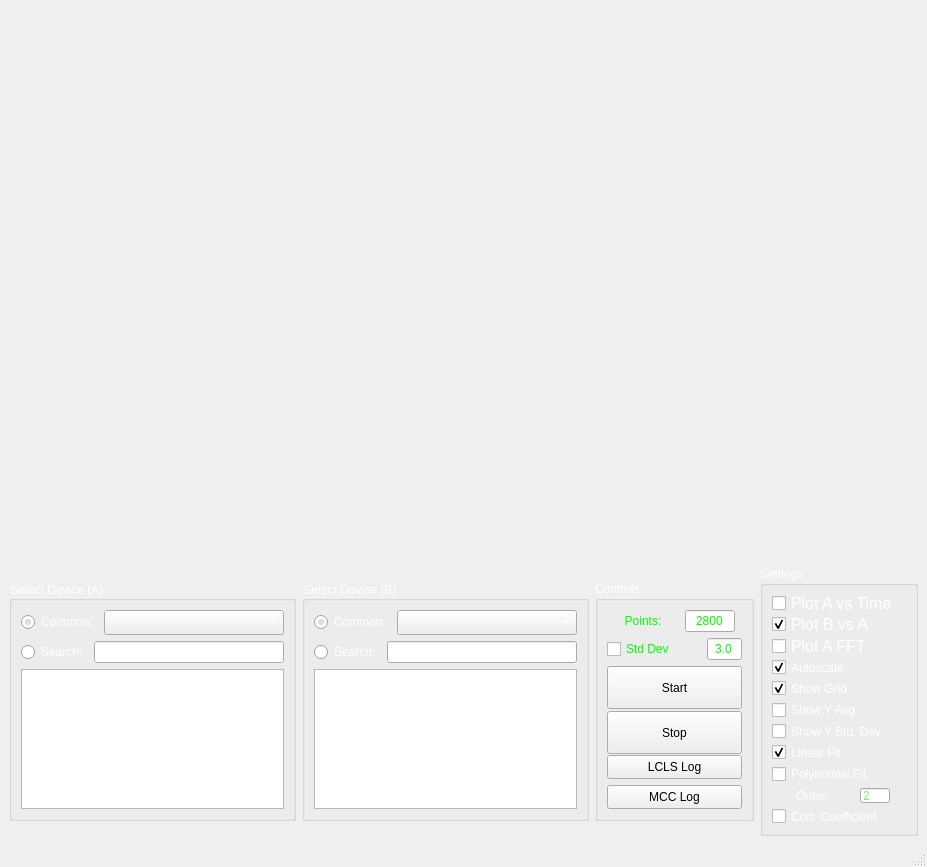
<?xml version="1.0" encoding="UTF-8"?>
<ui version="4.0">
 <class>RTBSA</class>
 <widget class="QMainWindow" name="RTBSA">
  <property name="geometry">
   <rect>
    <x>0</x>
    <y>0</y>
    <width>927</width>
    <height>867</height>
   </rect>
  </property>
  <property name="minimumSize">
   <size>
    <width>400</width>
    <height>400</height>
   </size>
  </property>
  <property name="contextMenuPolicy">
   <enum>Qt::ActionsContextMenu</enum>
  </property>
  <property name="windowTitle">
   <string>MainWindow</string>
  </property>
  <widget class="QWidget" name="centralwidget">
   <layout class="QGridLayout" name="gridLayout">
    <item row="0" column="0">
     <layout class="QVBoxLayout" name="verticalLayout_3">
      <item>
       <widget class="QWidget" name="widget" native="true">
        <property name="minimumSize">
         <size>
          <width>400</width>
          <height>400</height>
         </size>
        </property>
       </widget>
      </item>
      <item>
       <layout class="QHBoxLayout" name="horizontalLayout_2">
        <item>
         <widget class="QGroupBox" name="groupBox">
          <property name="maximumSize">
           <size>
            <width>310</width>
            <height>240</height>
           </size>
          </property>
          <property name="styleSheet">
           <string notr="true">QWidget{color:white}</string>
          </property>
          <property name="title">
           <string>Select Device (A)</string>
          </property>
          <layout class="QVBoxLayout" name="verticalLayout_7">
           <item>
            <layout class="QVBoxLayout" name="verticalLayout_6">
             <item>
              <layout class="QVBoxLayout" name="verticalLayout_5">
               <item>
                <layout class="QHBoxLayout" name="horizontalLayout_4">
                 <item>
                  <widget class="QRadioButton" name="common1_rb">
                   <property name="text">
                    <string>Common:</string>
                   </property>
                   <property name="checked">
                    <bool>true</bool>
                   </property>
                  </widget>
                 </item>
                 <item>
                  <widget class="QComboBox" name="common1">
                   <property name="minimumSize">
                    <size>
                     <width>180</width>
                     <height>25</height>
                    </size>
                   </property>
                  </widget>
                 </item>
                </layout>
               </item>
               <item>
                <layout class="QHBoxLayout" name="horizontalLayout_5">
                 <item>
                  <widget class="QRadioButton" name="enter1_rb">
                   <property name="text">
                    <string>Search:</string>
                   </property>
                   <property name="checked">
                    <bool>false</bool>
                   </property>
                  </widget>
                 </item>
                 <item>
                  <widget class="QLineEdit" name="enter1"/>
                 </item>
                </layout>
               </item>
              </layout>
             </item>
             <item>
              <widget class="QListWidget" name="listWidget"/>
             </item>
            </layout>
           </item>
          </layout>
         </widget>
        </item>
        <item>
         <widget class="QGroupBox" name="groupBox_2">
          <property name="maximumSize">
           <size>
            <width>310</width>
            <height>240</height>
           </size>
          </property>
          <property name="styleSheet">
           <string notr="true">QWidget{color:white}</string>
          </property>
          <property name="title">
           <string>Select Device (B)</string>
          </property>
          <layout class="QVBoxLayout" name="verticalLayout_8">
           <item>
            <layout class="QVBoxLayout" name="verticalLayout_9">
             <item>
              <layout class="QVBoxLayout" name="verticalLayout_10">
               <item>
                <layout class="QHBoxLayout" name="horizontalLayout_6">
                 <item>
                  <widget class="QRadioButton" name="common2_rb">
                   <property name="text">
                    <string>Common:</string>
                   </property>
                   <property name="checked">
                    <bool>true</bool>
                   </property>
                  </widget>
                 </item>
                 <item>
                  <widget class="QComboBox" name="common2">
                   <property name="minimumSize">
                    <size>
                     <width>180</width>
                     <height>25</height>
                    </size>
                   </property>
                  </widget>
                 </item>
                </layout>
               </item>
               <item>
                <layout class="QHBoxLayout" name="horizontalLayout_7">
                 <item>
                  <widget class="QRadioButton" name="enter2_rb">
                   <property name="text">
                    <string>Search:</string>
                   </property>
                   <property name="checked">
                    <bool>false</bool>
                   </property>
                  </widget>
                 </item>
                 <item>
                  <widget class="QLineEdit" name="enter2"/>
                 </item>
                </layout>
               </item>
              </layout>
             </item>
             <item>
              <widget class="QListWidget" name="listWidget_2"/>
             </item>
            </layout>
           </item>
          </layout>
         </widget>
        </item>
        <item>
         <widget class="QGroupBox" name="groupBox_4">
          <property name="maximumSize">
           <size>
            <width>310</width>
            <height>240</height>
           </size>
          </property>
          <property name="palette">
           <palette>
            <active>
             <colorrole role="WindowText">
              <brush brushstyle="SolidPattern">
               <color alpha="255">
                <red>255</red>
                <green>255</green>
                <blue>255</blue>
               </color>
              </brush>
             </colorrole>
            </active>
            <inactive>
             <colorrole role="WindowText">
              <brush brushstyle="SolidPattern">
               <color alpha="255">
                <red>255</red>
                <green>255</green>
                <blue>255</blue>
               </color>
              </brush>
             </colorrole>
            </inactive>
            <disabled>
             <colorrole role="WindowText">
              <brush brushstyle="SolidPattern">
               <color alpha="255">
                <red>146</red>
                <green>145</green>
                <blue>144</blue>
               </color>
              </brush>
             </colorrole>
            </disabled>
           </palette>
          </property>
          <property name="title">
           <string>Controls</string>
          </property>
          <layout class="QHBoxLayout" name="horizontalLayout_3">
           <item>
            <layout class="QVBoxLayout" name="verticalLayout_13">
             <item>
              <layout class="QHBoxLayout" name="horizontalLayout_8">
               <item>
                <widget class="QLabel" name="label_2">
                 <property name="sizePolicy">
                  <sizepolicy hsizetype="Preferred" vsizetype="Preferred">
                   <horstretch>200</horstretch>
                   <verstretch>0</verstretch>
                  </sizepolicy>
                 </property>
                 <property name="maximumSize">
                  <size>
                   <width>60</width>
                   <height>30</height>
                  </size>
                 </property>
                 <property name="palette">
                  <palette>
                   <active>
                    <colorrole role="WindowText">
                     <brush brushstyle="SolidPattern">
                      <color alpha="255">
                       <red>0</red>
                       <green>255</green>
                       <blue>0</blue>
                      </color>
                     </brush>
                    </colorrole>
                    <colorrole role="Text">
                     <brush brushstyle="SolidPattern">
                      <color alpha="255">
                       <red>100</red>
                       <green>255</green>
                       <blue>100</blue>
                      </color>
                     </brush>
                    </colorrole>
                   </active>
                   <inactive>
                    <colorrole role="WindowText">
                     <brush brushstyle="SolidPattern">
                      <color alpha="255">
                       <red>0</red>
                       <green>255</green>
                       <blue>0</blue>
                      </color>
                     </brush>
                    </colorrole>
                    <colorrole role="Text">
                     <brush brushstyle="SolidPattern">
                      <color alpha="255">
                       <red>100</red>
                       <green>255</green>
                       <blue>100</blue>
                      </color>
                     </brush>
                    </colorrole>
                   </inactive>
                   <disabled>
                    <colorrole role="WindowText">
                     <brush brushstyle="SolidPattern">
                      <color alpha="255">
                       <red>146</red>
                       <green>145</green>
                       <blue>144</blue>
                      </color>
                     </brush>
                    </colorrole>
                    <colorrole role="Text">
                     <brush brushstyle="SolidPattern">
                      <color alpha="255">
                       <red>165</red>
                       <green>164</green>
                       <blue>164</blue>
                      </color>
                     </brush>
                    </colorrole>
                   </disabled>
                  </palette>
                 </property>
                 <property name="layoutDirection">
                  <enum>Qt::LeftToRight</enum>
                 </property>
                 <property name="text">
                  <string>Points:</string>
                 </property>
                 <property name="alignment">
                  <set>Qt::AlignCenter</set>
                 </property>
                </widget>
               </item>
               <item>
                <widget class="QLineEdit" name="points">
                 <property name="sizePolicy">
                  <sizepolicy hsizetype="Expanding" vsizetype="Fixed">
                   <horstretch>200</horstretch>
                   <verstretch>0</verstretch>
                  </sizepolicy>
                 </property>
                 <property name="minimumSize">
                  <size>
                   <width>45</width>
                   <height>0</height>
                  </size>
                 </property>
                 <property name="maximumSize">
                  <size>
                   <width>50</width>
                   <height>25</height>
                  </size>
                 </property>
                 <property name="palette">
                  <palette>
                   <active>
                    <colorrole role="Text">
                     <brush brushstyle="SolidPattern">
                      <color alpha="255">
                       <red>0</red>
                       <green>255</green>
                       <blue>0</blue>
                      </color>
                     </brush>
                    </colorrole>
                   </active>
                   <inactive>
                    <colorrole role="Text">
                     <brush brushstyle="SolidPattern">
                      <color alpha="255">
                       <red>0</red>
                       <green>255</green>
                       <blue>0</blue>
                      </color>
                     </brush>
                    </colorrole>
                   </inactive>
                   <disabled>
                    <colorrole role="Text">
                     <brush brushstyle="SolidPattern">
                      <color alpha="255">
                       <red>165</red>
                       <green>164</green>
                       <blue>164</blue>
                      </color>
                     </brush>
                    </colorrole>
                   </disabled>
                  </palette>
                 </property>
                 <property name="layoutDirection">
                  <enum>Qt::LeftToRight</enum>
                 </property>
                 <property name="text">
                  <string>2800</string>
                 </property>
                 <property name="alignment">
                  <set>Qt::AlignCenter</set>
                 </property>
                </widget>
               </item>
              </layout>
             </item>
             <item>
              <layout class="QHBoxLayout" name="horizontalLayout_9">
               <item>
                <widget class="QCheckBox" name="filterByStdDevs">
                 <property name="palette">
                  <palette>
                   <active>
                    <colorrole role="WindowText">
                     <brush brushstyle="SolidPattern">
                      <color alpha="255">
                       <red>0</red>
                       <green>255</green>
                       <blue>0</blue>
                      </color>
                     </brush>
                    </colorrole>
                   </active>
                   <inactive>
                    <colorrole role="WindowText">
                     <brush brushstyle="SolidPattern">
                      <color alpha="255">
                       <red>0</red>
                       <green>255</green>
                       <blue>0</blue>
                      </color>
                     </brush>
                    </colorrole>
                   </inactive>
                   <disabled>
                    <colorrole role="WindowText">
                     <brush brushstyle="SolidPattern">
                      <color alpha="255">
                       <red>146</red>
                       <green>145</green>
                       <blue>144</blue>
                      </color>
                     </brush>
                    </colorrole>
                   </disabled>
                  </palette>
                 </property>
                 <property name="font">
                  <font>
                   <pointsize>9</pointsize>
                  </font>
                 </property>
                 <property name="text">
                  <string>Std Dev</string>
                 </property>
                </widget>
               </item>
               <item>
                <widget class="QLineEdit" name="numStdDevs">
                 <property name="sizePolicy">
                  <sizepolicy hsizetype="Expanding" vsizetype="Fixed">
                   <horstretch>200</horstretch>
                   <verstretch>0</verstretch>
                  </sizepolicy>
                 </property>
                 <property name="minimumSize">
                  <size>
                   <width>35</width>
                   <height>0</height>
                  </size>
                 </property>
                 <property name="maximumSize">
                  <size>
                   <width>20</width>
                   <height>25</height>
                  </size>
                 </property>
                 <property name="palette">
                  <palette>
                   <active>
                    <colorrole role="Text">
                     <brush brushstyle="SolidPattern">
                      <color alpha="255">
                       <red>0</red>
                       <green>255</green>
                       <blue>0</blue>
                      </color>
                     </brush>
                    </colorrole>
                   </active>
                   <inactive>
                    <colorrole role="Text">
                     <brush brushstyle="SolidPattern">
                      <color alpha="255">
                       <red>0</red>
                       <green>255</green>
                       <blue>0</blue>
                      </color>
                     </brush>
                    </colorrole>
                   </inactive>
                   <disabled>
                    <colorrole role="Text">
                     <brush brushstyle="SolidPattern">
                      <color alpha="255">
                       <red>165</red>
                       <green>164</green>
                       <blue>164</blue>
                      </color>
                     </brush>
                    </colorrole>
                   </disabled>
                  </palette>
                 </property>
                 <property name="layoutDirection">
                  <enum>Qt::LeftToRight</enum>
                 </property>
                 <property name="text">
                  <string>3.0</string>
                 </property>
                 <property name="alignment">
                  <set>Qt::AlignCenter</set>
                 </property>
                </widget>
               </item>
              </layout>
             </item>
             <item>
              <layout class="QVBoxLayout" name="verticalLayout_12">
               <item>
                <widget class="QPushButton" name="draw_button">
                 <property name="minimumSize">
                  <size>
                   <width>95</width>
                   <height>43</height>
                  </size>
                 </property>
                 <property name="text">
                  <string>Start</string>
                 </property>
                </widget>
               </item>
               <item>
                <widget class="QPushButton" name="stop_button">
                 <property name="minimumSize">
                  <size>
                   <width>95</width>
                   <height>43</height>
                  </size>
                 </property>
                 <property name="text">
                  <string>Stop</string>
                 </property>
                </widget>
               </item>
              </layout>
             </item>
             <item>
              <layout class="QVBoxLayout" name="verticalLayout_4">
               <item>
                <widget class="QPushButton" name="log_button">
                 <property name="minimumSize">
                  <size>
                   <width>95</width>
                   <height>24</height>
                  </size>
                 </property>
                 <property name="text">
                  <string>LCLS Log</string>
                 </property>
                </widget>
               </item>
               <item>
                <widget class="QPushButton" name="mcclog_button">
                 <property name="minimumSize">
                  <size>
                   <width>95</width>
                   <height>24</height>
                  </size>
                 </property>
                 <property name="text">
                  <string>MCC Log</string>
                 </property>
                </widget>
               </item>
              </layout>
             </item>
            </layout>
           </item>
          </layout>
         </widget>
        </item>
        <item>
         <widget class="QGroupBox" name="groupBox_3">
          <property name="maximumSize">
           <size>
            <width>160</width>
            <height>270</height>
           </size>
          </property>
          <property name="palette">
           <palette>
            <active>
             <colorrole role="WindowText">
              <brush brushstyle="SolidPattern">
               <color alpha="255">
                <red>255</red>
                <green>255</green>
                <blue>255</blue>
               </color>
              </brush>
             </colorrole>
            </active>
            <inactive>
             <colorrole role="WindowText">
              <brush brushstyle="SolidPattern">
               <color alpha="255">
                <red>255</red>
                <green>255</green>
                <blue>255</blue>
               </color>
              </brush>
             </colorrole>
            </inactive>
            <disabled>
             <colorrole role="WindowText">
              <brush brushstyle="SolidPattern">
               <color alpha="255">
                <red>146</red>
                <green>145</green>
                <blue>144</blue>
               </color>
              </brush>
             </colorrole>
            </disabled>
           </palette>
          </property>
          <property name="title">
           <string>Settings</string>
          </property>
          <layout class="QVBoxLayout" name="verticalLayout_2">
           <item>
            <layout class="QVBoxLayout" name="verticalLayout">
             <item>
              <widget class="QCheckBox" name="AvsT_cb">
               <property name="font">
                <font>
                 <pointsize>12</pointsize>
                </font>
               </property>
               <property name="text">
                <string>Plot A vs Time</string>
               </property>
               <property name="checked">
                <bool>false</bool>
               </property>
              </widget>
             </item>
             <item>
              <widget class="QCheckBox" name="AvsB">
               <property name="font">
                <font>
                 <pointsize>12</pointsize>
                </font>
               </property>
               <property name="text">
                <string>Plot B vs A</string>
               </property>
               <property name="checked">
                <bool>true</bool>
               </property>
              </widget>
             </item>
             <item>
              <widget class="QCheckBox" name="AFFT">
               <property name="font">
                <font>
                 <pointsize>12</pointsize>
                </font>
               </property>
               <property name="text">
                <string>Plot A FFT</string>
               </property>
              </widget>
             </item>
             <item>
              <widget class="QCheckBox" name="autoscale_cb">
               <property name="text">
                <string>Autoscale</string>
               </property>
               <property name="checked">
                <bool>true</bool>
               </property>
              </widget>
             </item>
             <item>
              <widget class="QCheckBox" name="grid_cb">
               <property name="text">
                <string>Show Grid</string>
               </property>
               <property name="checked">
                <bool>true</bool>
               </property>
              </widget>
             </item>
             <item>
              <widget class="QCheckBox" name="avg_cb">
               <property name="text">
                <string>Show Y Avg</string>
               </property>
              </widget>
             </item>
             <item>
              <widget class="QCheckBox" name="std_cb">
               <property name="text">
                <string>Show Y Std. Dev</string>
               </property>
              </widget>
             </item>
             <item>
              <widget class="QCheckBox" name="line_cb">
               <property name="text">
                <string>Linear Fit</string>
               </property>
               <property name="checked">
                <bool>true</bool>
               </property>
              </widget>
             </item>
             <item>
              <widget class="QCheckBox" name="parab_cb">
               <property name="text">
                <string>Polynomial Fit</string>
               </property>
              </widget>
             </item>
             <item>
              <layout class="QHBoxLayout" name="horizontalLayout">
               <item>
                <widget class="QLabel" name="label">
                 <property name="maximumSize">
                  <size>
                   <width>50</width>
                   <height>16777215</height>
                  </size>
                 </property>
                 <property name="palette">
                  <palette>
                   <active>
                    <colorrole role="Text">
                     <brush brushstyle="SolidPattern">
                      <color alpha="255">
                       <red>100</red>
                       <green>255</green>
                       <blue>100</blue>
                      </color>
                     </brush>
                    </colorrole>
                   </active>
                   <inactive>
                    <colorrole role="Text">
                     <brush brushstyle="SolidPattern">
                      <color alpha="255">
                       <red>100</red>
                       <green>255</green>
                       <blue>100</blue>
                      </color>
                     </brush>
                    </colorrole>
                   </inactive>
                   <disabled>
                    <colorrole role="Text">
                     <brush brushstyle="SolidPattern">
                      <color alpha="255">
                       <red>165</red>
                       <green>164</green>
                       <blue>164</blue>
                      </color>
                     </brush>
                    </colorrole>
                   </disabled>
                  </palette>
                 </property>
                 <property name="text">
                  <string>Order:</string>
                 </property>
                 <property name="alignment">
                  <set>Qt::AlignCenter</set>
                 </property>
                </widget>
               </item>
               <item>
                <widget class="QLineEdit" name="fitedit">
                 <property name="maximumSize">
                  <size>
                   <width>30</width>
                   <height>30</height>
                  </size>
                 </property>
                 <property name="palette">
                  <palette>
                   <active>
                    <colorrole role="Text">
                     <brush brushstyle="SolidPattern">
                      <color alpha="255">
                       <red>100</red>
                       <green>255</green>
                       <blue>100</blue>
                      </color>
                     </brush>
                    </colorrole>
                   </active>
                   <inactive>
                    <colorrole role="Text">
                     <brush brushstyle="SolidPattern">
                      <color alpha="255">
                       <red>100</red>
                       <green>255</green>
                       <blue>100</blue>
                      </color>
                     </brush>
                    </colorrole>
                   </inactive>
                   <disabled>
                    <colorrole role="Text">
                     <brush brushstyle="SolidPattern">
                      <color alpha="255">
                       <red>165</red>
                       <green>164</green>
                       <blue>164</blue>
                      </color>
                     </brush>
                    </colorrole>
                   </disabled>
                  </palette>
                 </property>
                 <property name="text">
                  <string>2</string>
                 </property>
                </widget>
               </item>
              </layout>
             </item>
             <item>
              <widget class="QCheckBox" name="corr_cb">
               <property name="text">
                <string>Corr. Coefficient</string>
               </property>
              </widget>
             </item>
            </layout>
           </item>
          </layout>
         </widget>
        </item>
       </layout>
      </item>
     </layout>
    </item>
   </layout>
  </widget>
  <widget class="QMenuBar" name="menubar">
   <property name="geometry">
    <rect>
     <x>0</x>
     <y>0</y>
     <width>927</width>
     <height>26</height>
    </rect>
   </property>
  </widget>
  <widget class="QStatusBar" name="statusbar"/>
  <action name="actionSave_Plot">
   <property name="text">
    <string>Save Plot</string>
   </property>
  </action>
  <action name="actionQuit">
   <property name="text">
    <string>Quit</string>
   </property>
  </action>
  <action name="actionAbout">
   <property name="text">
    <string>About</string>
   </property>
  </action>
 </widget>
 <resources/>
 <connections/>
</ui>
